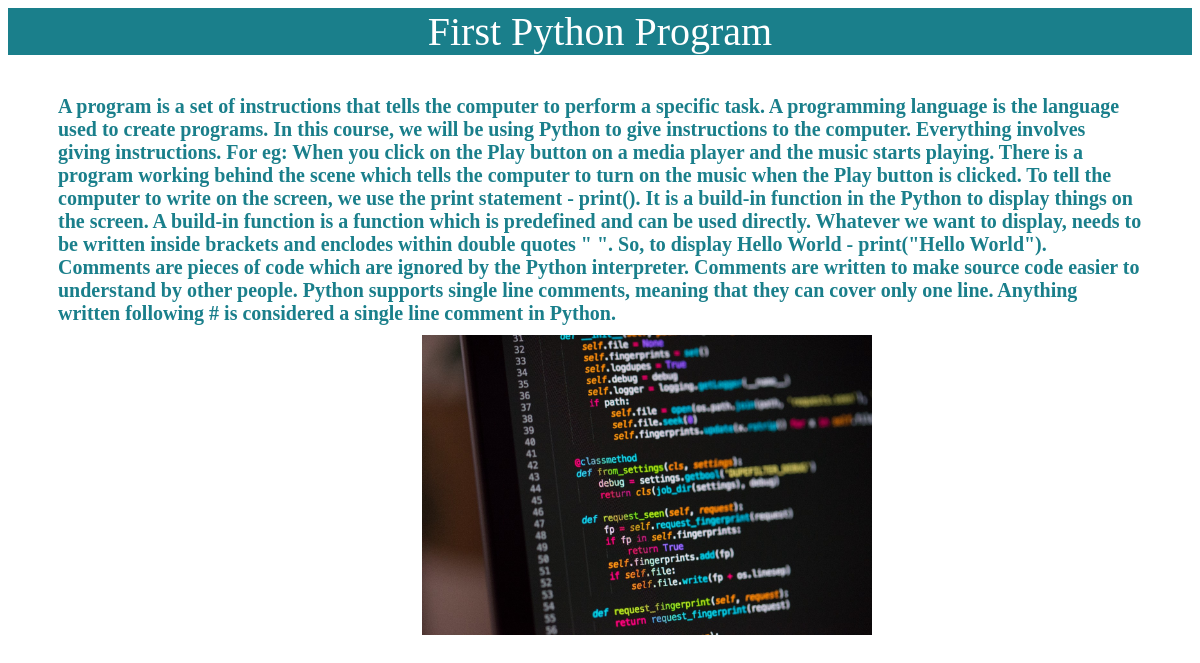
The app's page /4 (signed in) with its own data.
### app2/models.py (models this page shows, shortened)
class Lesson(models.Model):
    lesson_name = models.CharField(max_length=150)
    course = models.ForeignKey(Course, on_delete=models.CASCADE, default=uuid.uuid1)
    content = models.TextField(default='null')
    image = models.ImageField(upload_to="cover_images", null=True, blank=True)
    class Meta:
        ordering=('-lesson_name',)

### app2/views.py (the view)
# urls.py: path('<int:id>', lessonsContent, name="content"),
@login_required(login_url='login')
def lessonsContent(request, id):
    obj = get_object_or_404(Lesson, pk=id)
    return render(request, 'lessonsContent.html', {'obj':obj})

### app2/template/lessonsContent.html (shortened to what this page needs)
<html>
<head>
</head>
<body>
<div id="div1">{{obj.lesson_name}}</div>
<div id="div2"> <b>{{obj.content}}</b></div>
<img src="{{MEDIA_URL}}{{obj.image.url}}" class="card-img-top" alt="...">
</body>
</html>

### app2/template/lessonsContent.html (style rules this page uses)
#div1 { background-color: #1A7F8B; color: white; font-size: 40; margin-bottom: 40; text-align: center; }
#div2 { font-size: 20; color: #1A7F8B; margin-left: 50; margin-right: 50; }
img { height: 300; margin-left: 35%; margin-top: 10px; }

### records on screen
Lesson: lesson_name "First Python Program", content "A program is a set of instructions that tells the computer to perform a specific task. A programming language is the language used to create programs. In this course, we will be using Python to give instructions to the computer. Everything involves giving instructions. For eg: When you click on the Play button on a media player and the music starts playing. There is a program working behind the scene which tells the computer to turn on the music when the Play button is clicked. To tell the computer to write on the screen, we use the print statement - print(). It is a build-in function in the Python to display things on the screen. A build-in function is a function which is predefined and…", image (picture)
